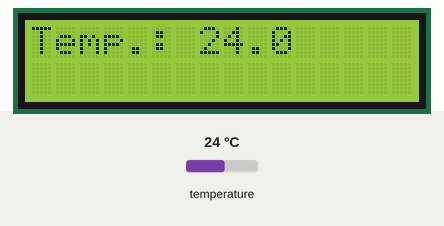
This program was run on a simulated ESP8266 (NodeMCU). Parts: 16×2 character LCD. The inputs (shaded band) are chosen by the test bench; at power-on: temperature 24 °C. What the program prints to the serial monitor is not drawn.

Above: at 3.2 s.
3.3 s: temperature set to 12 °C
At 6.8 s:
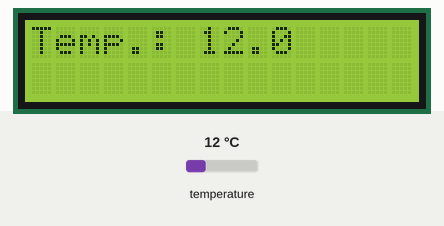
7.1 s: temperature set to 19 °C
At 9.0 s:
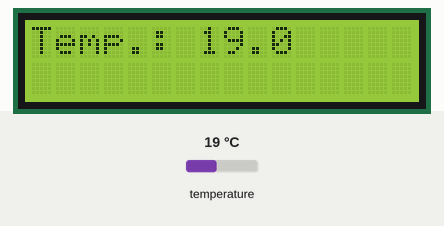
10.8 s: temperature set to 28 °C
At 12.4 s:
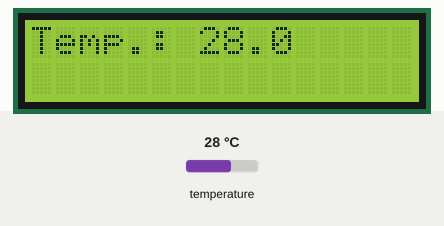
Timing chart, 0 to 13.9 s (numbered marks = the images above; inputs shaded):
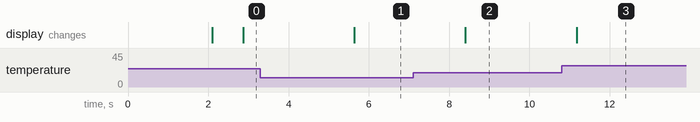

Measured:
- after the input at 3.3 s, the display: changes after 2.3 s (image 1)
- after the input at 7.1 s, the display: changes after 1.3 s (image 2)
- after the input at 10.8 s, the display: changes after 0.37 s (image 3)

The program:

main.cpp
```cpp
#include <LiquidCrystal_I2C.h>
#include <DallasTemperature.h>
#include <OneWire.h>

// Data wire is plugged into pin D3 on the ESP8266
#define ONE_WIRE_BUS D3

// LCD pins
#define SDA_PIN D4
#define SCL_PIN D5

#define TEMP_SIZE 7

// Setup a oneWire instance to communicate with any OneWire devices
OneWire oneWire(ONE_WIRE_BUS);

// Pass our oneWire reference to Dallas Temperature.
DallasTemperature DS18B20(&oneWire);

char temperatureCString[TEMP_SIZE];
char previousTemp[TEMP_SIZE] = "init";

LiquidCrystal_I2C lcd(0x27, 16, 2);

void setup() {

  Serial.begin(115200);

  Wire.begin(SDA_PIN, SCL_PIN);

  lcd.init();
  lcd.backlight();
  lcd.setCursor(5, 0);
  lcd.print("HELLO");
  lcd.setCursor(5, 1);
  lcd.print("WORLD");

  delay(2000);

  DS18B20.begin();

  lcd.clear();
  lcd.setCursor(0, 0);
  lcd.print("Temp.:");
}

void getTemperature() {

  float tempC;
  do {
    DS18B20.requestTemperatures();
    tempC = DS18B20.getTempCByIndex(0);
    dtostrf(tempC, 3, 1, temperatureCString);
    if (tempC == (-127)) {
      delay(100);
    }
  } while (tempC == (-127.0));
}

void loop() {

  getTemperature();

  Serial.println(temperatureCString);

  if (strcmp(previousTemp,temperatureCString) != 0) {
    lcd.setCursor(7, 0);
    lcd.print(temperatureCString);
    strncpy(previousTemp, temperatureCString, TEMP_SIZE);
  }

  delay(2000);
}
```
